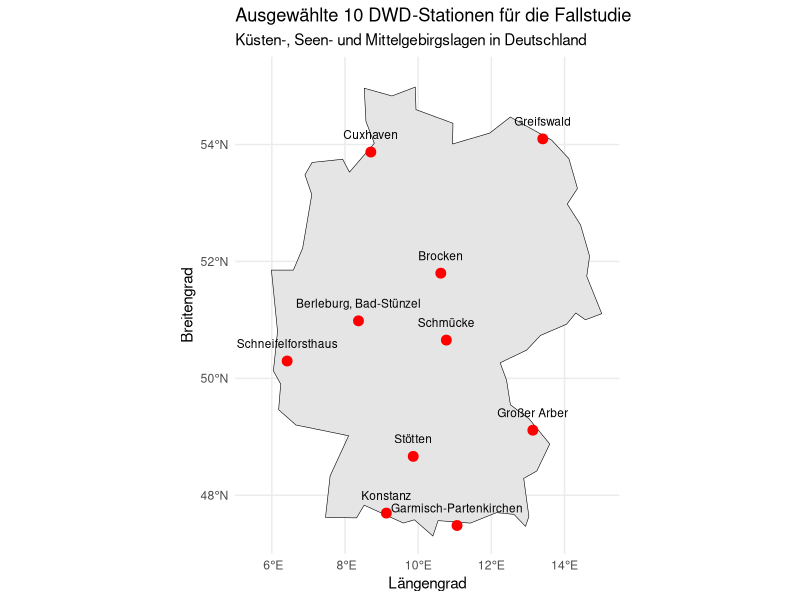

Write R code to recreate this figure.
library(sf)
library(ggplot2)
library(rnaturalearth)
library(rnaturalearthdata)

stations_final <- data.frame(
  Station = c(
    "Cuxhaven", "Greifswald", "Berleburg, Bad-Stünzel", "Schmücke", "Konstanz",
    "Garmisch-Partenkirchen", "Großer Arber", "Schneifelforsthaus", "Stötten", "Brocken"
  ),
  lat = c(
    53.8713,     # Cuxhaven
    54.0967,     # Greifswald
    50.9837,     # Berleburg, Bad-Stünzel
    50.6545,     # Schmücke
    47.6952,     # Konstanz
    47.4830,     # Garmisch-Partenkirchen
    49.1129,     # Großer Arber
    50.2968,     # Schneifelforsthaus
    48.6656,     # Stötten
    51.7990      # Brocken
  ),
  lon = c(
    8.7060,      # Cuxhaven
    13.4056,     # Greifswald
    8.3683,      # Berleburg, Bad-Stünzel
    10.7696,     # Schmücke
    9.1307,      # Konstanz
    11.0621,     # Garmisch-Partenkirchen
    13.1338,     # Großer Arber
    6.4194,      # Schneifelforsthaus
    9.8648,      # Stötten
    10.6183      # Brocken
  )
)

deutschland <- ne_countries(country = "Germany", returnclass = "sf")

stations_sf <- st_as_sf(stations_final, coords = c("lon", "lat"), crs = 4326)

ggplot() +
  geom_sf(data = deutschland, fill = "gray90", color = "black") +
  geom_sf(data = stations_sf, color = "red", size = 3) +
  geom_sf_text(data = stations_sf, aes(label = Station), size = 3, nudge_y = 0.3) +
  coord_sf(xlim = c(5, 15.5), ylim = c(47, 55.5), expand = FALSE) +
  theme_minimal() +
  labs(title = "Ausgewählte 10 DWD-Stationen für die Fallstudie",
       subtitle = "Küsten-, Seen- und Mittelgebirgslagen in Deutschland",
       x = "Längengrad", y = "Breitengrad")
